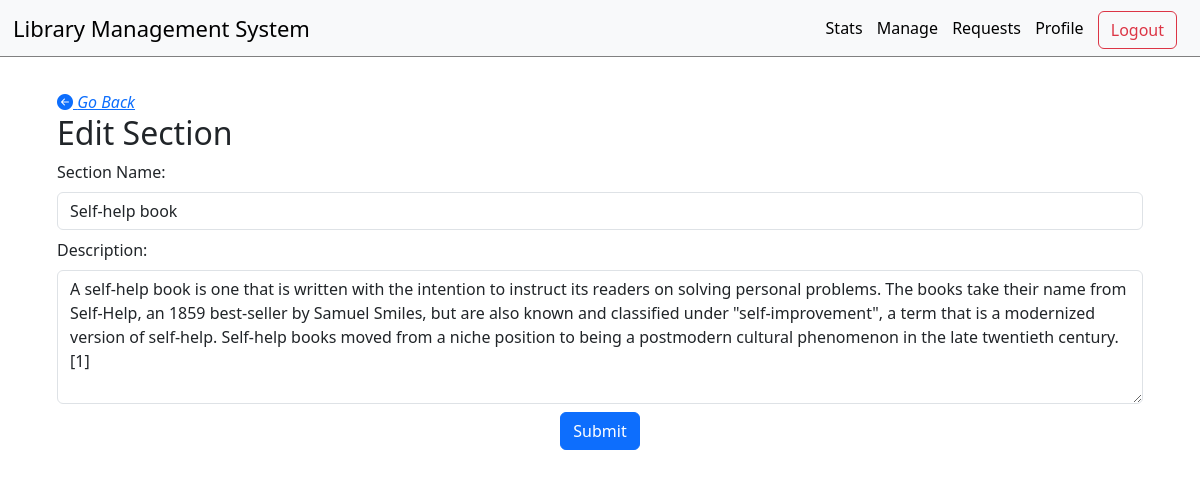
Screenshot of /manage/section/2/edit (signed in) with the database file from the repository.
### models.py (models this page shows)
class Sections(db.Model):
    id = db.Column(db.Integer, primary_key=True)
    name = db.Column(db.String, unique=True, nullable = False)
    description = db.Column(db.String)
    created_on = db.Column(db.DateTime, nullable = False)
    books = db.relationship('Books', backref = 'section', cascade = 'all, delete')

### routes.py (the view, shortened to what this page needs)
@app.route('/manage/section/<int:id>/edit', methods=['GET', 'POST'])
@admin_required
def edit_section(id):
    section = Sections.query.get(id)
    if not section:
        flash("Section does not exists!!", category="error")
        return redirect(url_for('section'))
    return render_template('edit_section.html',section=section, is_admin=True)

### routes.py (called while the page is built)
def admin_required(func):
    @wraps(func)
    def inner(*args, **kwargs):
        if 'user_id' not in session:
            flash('Please login to continue')
            return redirect(url_for('login'))
        user = Users.query.filter_by(id=session['user_id']).first()
        if not user.is_admin:
            flash('You are not authorized to access this page')
            return redirect(url_for('index'))
        return func(*args, **kwargs)
    return inner

### templates/edit_section.html (shortened to what this page needs)
{% extends 'layout.html' %}
{% block style %}
<link rel="stylesheet" href="/static/form.css">
{% endblock %}
{% block content %}
<div id="canvas">
    <a href="{{url_for('section')}}"><i class="bi bi-arrow-left-circle-fill"> Go Back</i></a>
    <h2>Edit Section</h2>
    <form action="" method="post">
        <label for="name" class="form-label">Section Name:</label>
        <input type="text" class="form-control" id="name" name="name" value="{{section.name}}" required>
        <label for="description" class="form-label">Description:</label>
        <textarea class="form-control" rows="5" name="description">{{section.description}}</textarea>
        <div style="text-align:center;">
            <input type="submit" value="Submit" class="btn btn-primary">
        </div>
    </form>
</div>
{% endblock %}

### static/form.css (style rules this page uses)
input,textarea, select { margin-bottom: 8px; }
#canvas { border-radius: 10px; margin: auto; padding: 15px; }

### rows the page displays
Sections: name "Self-help book", description "A self-help book is one that is written with the intention to instruct its readers on solving personal problems. The books take their name from Self-Help, an 1859 best-seller by Samuel Smiles, but are also known and classified under \"self-improvement\", a term that is a modernized version of self-help. Self-help books moved from a niche position to being a postmodern cultural phenomenon in the late twentieth century.[1]"
